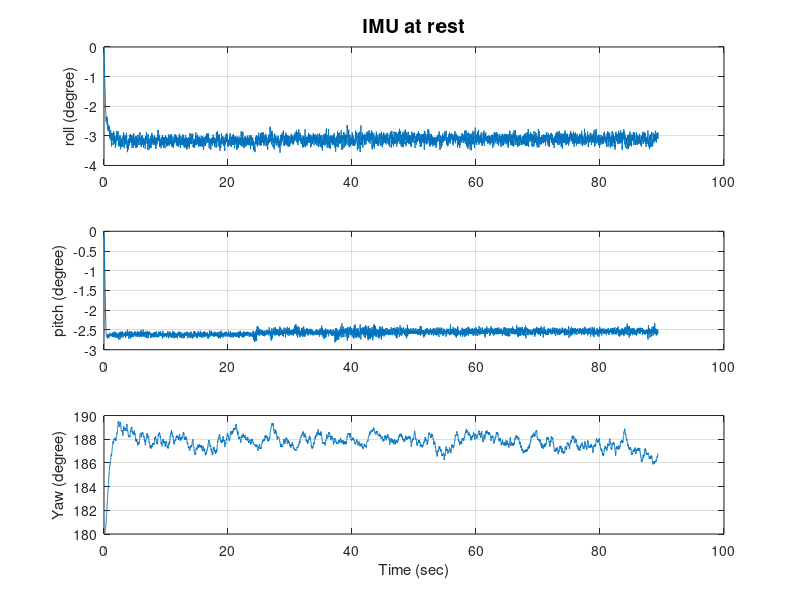

The MATLAB script that drew this image:
% Reading in the data of stationary IMU
M = csvread('IMURest.csv');

time = M(:,1);
roll = M(:,2);
pitch = M(:,3);
yaw = M(:,4);

time = time(1:end-1);
time = (time - time(1)) * 1e-6;
roll = roll(1:end-1);
pitch = pitch(1:end-1);
yaw = yaw(1:end-1);


% Plotting 

subplot(3,1,1);
plot(time, roll);
ylabel('roll (degree)');
title('IMU at rest','fontsize',14);
grid;

subplot(3,1,2);
plot(time, pitch);
ylabel('pitch (degree)');
grid;

subplot(3,1,3);
plot(time, yaw);
xlabel('Time (sec)');
ylabel('Yaw (degree)');
grid;
